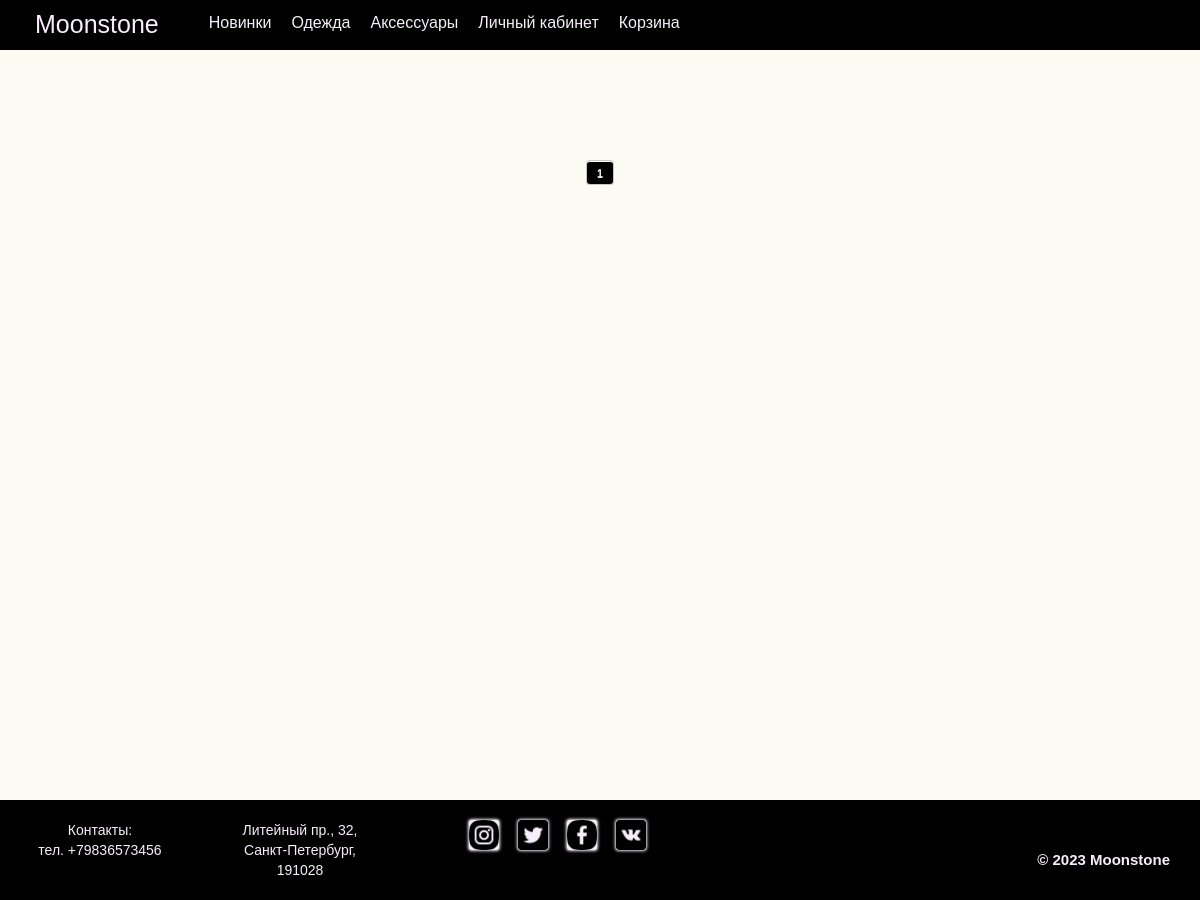
Before: /products_2/ with the older database file.
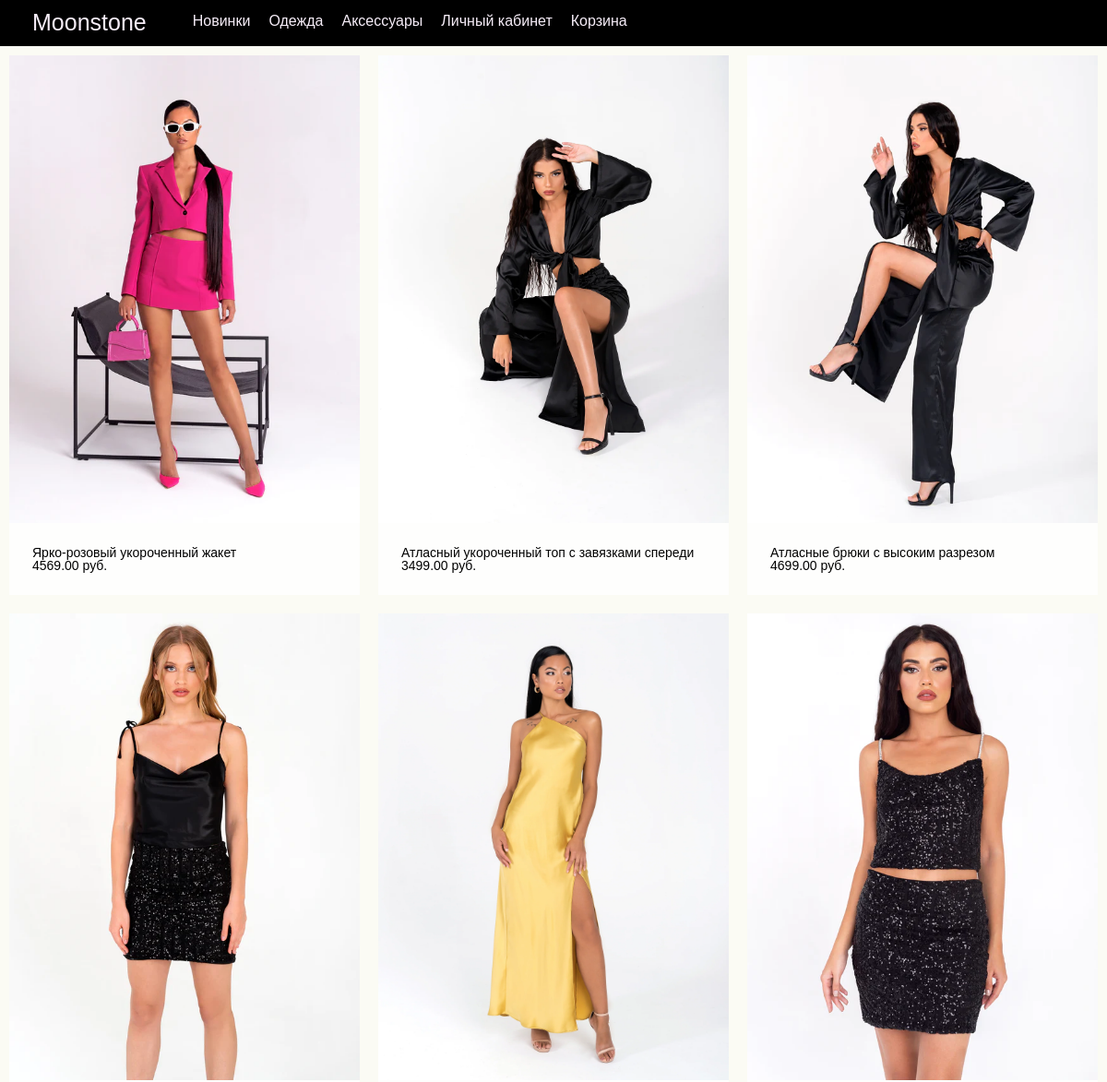
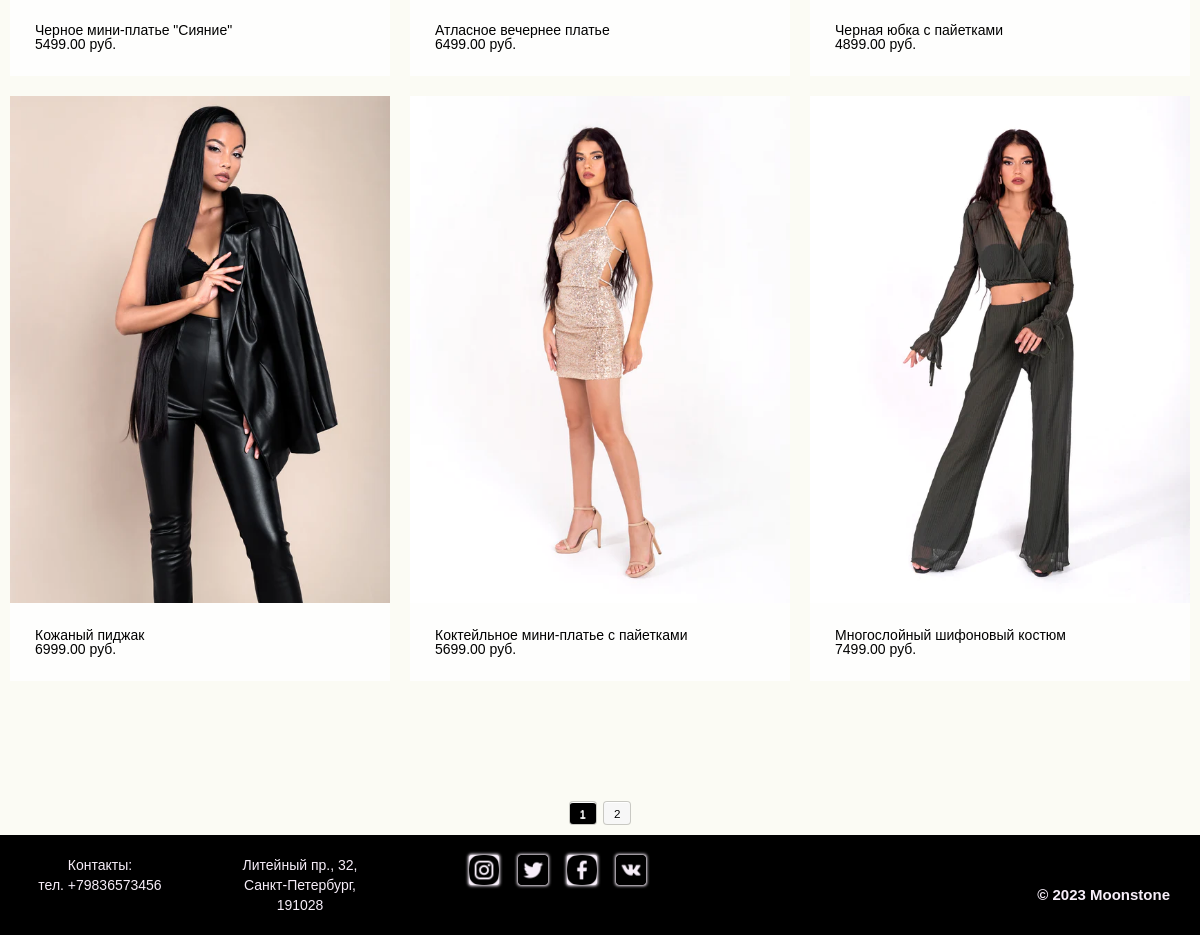
After: the same page with the newer database file (2 pictures, top to bottom).
### shop/models.py (models this page shows, shortened)
class Product(models.Model):
    CATEGORY_CHOICES = (
        ('clothing', 'Clothing'),
        ('accessories', 'Accessories'),
    )
    category = models.CharField(max_length=20, choices=CATEGORY_CHOICES,default='Clothing', null=True)
    name = models.CharField(max_length=255)
    description = models.TextField()
    price = models.DecimalField(max_digits=10, decimal_places=2)
    image = models.ImageField(upload_to='product_images', storage=fs)
    color = models.CharField(max_length=50, default='Белый', null=True)
    size = models.CharField(max_length=20, default='One',null=True)
    class Meta:
        ordering = ['-id']

### shop/views.py (the view)
# urls.py: path('products_2/', views.product_list_2, name='product_list_2'),
def product_list_2(request):
    query = request.GET.get('q')
    if query:
        products = Product.objects.filter(category='clothing')
    else:
        products = Product.objects.filter(category='clothing')
    page = request.GET.get('page', 1)
    paginator = Paginator(products, 9)
    try:
        products = paginator.page(page)
    except PageNotAnInteger:
        products = paginator.page(1)
    except EmptyPage:
        products = paginator.page(paginator.num_pages)
    return render(request, 'shop/products_list_2.html', {'products': products})

### templates/shop/products_list_2.html
{% extends 'shop/base.html' %}
{% load static %}
{% block content %}
<div class="basis">
    <div class="product-row">
        {% for product in products %}
        <div class="product">
            <div class="product-image">
                <a href="{% url 'shop:product_detail' id=product.id %}">
                    <img src="{{ product.image.url }}" alt="{{ product.name }}">
                </a>
            </div>
            <div class="product-info">
                <h3><a href="{% url 'shop:product_detail' id=product.id %}">{{ product.name }}</a></h3>
                <p>{{ product.price }} руб.</p>
            </div>
        </div>
        {% endfor %}
    </div>
    <div class="pagination">
        {% for i in products.paginator.page_range %}
            {% if products.number == i %}
                <a class="current">{{ i }}</a>
            {% else %}
                <a href="?page={{ i }}">{{ i }}</a>
            {% endif %}
        {% endfor %}
    </div>
</div>
{% endblock %}

Changed rows visible on the page:
now on this page (row edited): Product: image (picture), name "Ярко-розовый укороченный жакет", price "4569.00"
now on this page (row edited): Product: image (picture), name "Атласный укороченный топ с завязками спереди", price "3499.00"
now on this page (row edited): Product: image (picture), name "Атласные брюки с высоким разрезом", price "4699.00"
now on this page (row edited): Product: image (picture), name "Черное мини-платье \"Сияние\"", price "5499.00"
now on this page (row edited): Product: image (picture), name "Атласное вечернее платье", price "6499.00"
now on this page (row edited): Product: image (picture), name "Черная юбка с пайетками", price "4899.00"
now on this page (row edited): Product: image (picture), name "Кожаный пиджак", price "6999.00"
now on this page (row edited): Product: image (picture), name "Коктейльное мини-платье с пайетками", price "5699.00"
now on this page (row edited): Product: image (picture), name "Многослойный шифоновый костюм", price "7499.00"
Other visible differences:
new list line: "2"
